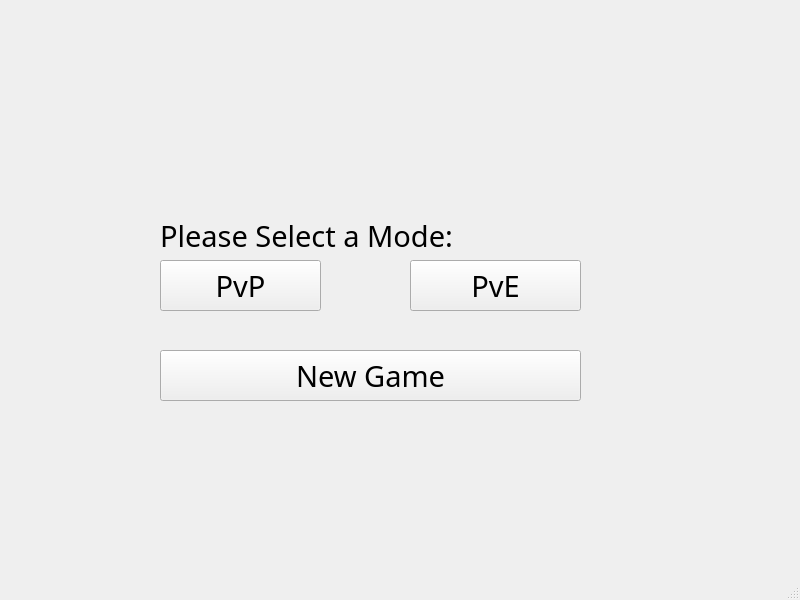
<?xml version="1.0" encoding="UTF-8"?>
<ui version="4.0">
 <class>MainWindow</class>
 <widget class="QMainWindow" name="MainWindow">
  <property name="geometry">
   <rect>
    <x>0</x>
    <y>0</y>
    <width>800</width>
    <height>600</height>
   </rect>
  </property>
  <property name="windowTitle">
   <string>MainWindow</string>
  </property>
  <widget class="QWidget" name="centralwidget">
   <widget class="QPushButton" name="button_PvE">
    <property name="geometry">
     <rect>
      <x>410</x>
      <y>260</y>
      <width>171</width>
      <height>51</height>
     </rect>
    </property>
    <property name="font">
     <font>
      <family>Century Gothic</family>
      <pointsize>22</pointsize>
     </font>
    </property>
    <property name="text">
     <string>PvE</string>
    </property>
   </widget>
   <widget class="QPushButton" name="button_PvP">
    <property name="geometry">
     <rect>
      <x>160</x>
      <y>260</y>
      <width>161</width>
      <height>51</height>
     </rect>
    </property>
    <property name="font">
     <font>
      <family>Century Gothic</family>
      <pointsize>22</pointsize>
     </font>
    </property>
    <property name="text">
     <string>PvP</string>
    </property>
   </widget>
   <widget class="QPushButton" name="button_start">
    <property name="geometry">
     <rect>
      <x>160</x>
      <y>350</y>
      <width>421</width>
      <height>51</height>
     </rect>
    </property>
    <property name="font">
     <font>
      <family>Century Gothic</family>
      <pointsize>22</pointsize>
     </font>
    </property>
    <property name="text">
     <string>New Game</string>
    </property>
   </widget>
   <widget class="QLabel" name="Modebutton_label">
    <property name="geometry">
     <rect>
      <x>160</x>
      <y>220</y>
      <width>421</width>
      <height>31</height>
     </rect>
    </property>
    <property name="font">
     <font>
      <family>Century Gothic</family>
      <pointsize>22</pointsize>
     </font>
    </property>
    <property name="text">
     <string>Please Select a Mode:</string>
    </property>
   </widget>
  </widget>
  <widget class="QStatusBar" name="statusbar"/>
 </widget>
 <resources/>
 <connections/>
</ui>
